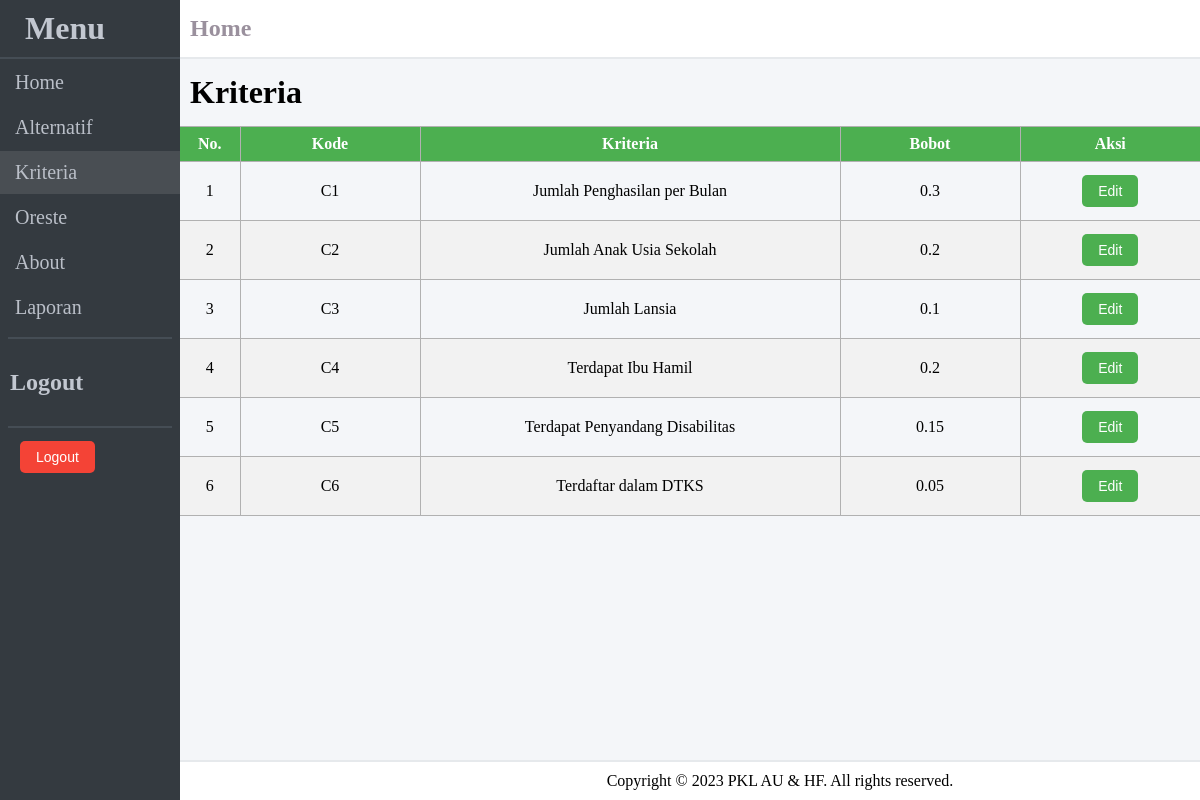
Screenshot of /?page=kriteria (signed in) with the database file from the repository.
### tables this page shows
CREATE TABLE `kriteria` (
  `id` int(11) NOT NULL,
  `kode` varchar(10) NOT NULL,
  `nama` varchar(50) NOT NULL,
  `bobot` float NOT NULL
);

### aplikasi/config/database.php (called while the page is built, shortened)
<?php
$host    = "127.0.0.1";
$user    = "root";
$pass    = "";
$db_name = "dbspk";
$port    = 3306;
$conn    = mysqli_connect($host,$user,$pass,$db_name,$port);
function getRecord($tabel,$field,$where){
	global $conn;
	$query = mysqli_query($conn,"SELECT {$field} FROM {$tabel} {$where}");
	return $query;
}
function fetch($query){
	$data = mysqli_fetch_array($query);
	return $data;
}
 ?>

### aplikasi/modul/kriteria/view.php (the view, shortened to what this page needs)
<div class="content">
    <div class="isi-content">
        <h1 class="judul-content">Kriteria</h1>
        <div class="tabel">
            <table class="tabel-alternatif">
                <thead>
                    <tr>
                        <th class="no">No.</th>
                        <th class="kode">Kode</th>
                        <th class="kriteria">Kriteria</th>
                        <th class="bobot">Bobot</th>
                        <th class="aksi">Aksi</th>
                    </tr>
                </thead>
                <tbody>
                    <?php
                    $no = 1;
                    $tabel  = "kriteria";
                    $field  = "*";
                    $where  = "";
                    $query = getRecord($tabel,$field,$where);
                    while ($row = fetch($query)) {
                    ?>
                    <tr>
                        <td><?= $no;  ?></td>
                        <td><?= $row['kode'];  ?></td>
                        <td><?= $row['nama'];  ?></td>
                        <td><?= $row['bobot'];  ?></td>
                        <td><button class="proses-btn" onclick="window.location.href='./?page=kriteria&act=edit&id=<?= $row['id'];?>'">Edit</button></td>
                    </tr>
                    <?php
                        $no++;
                        }
                    ?>
                </tbody>
            </table>
        </div>
    </div>
</div>

### assets/css/style.css (style rules this page uses)
body { padding: 0; margin: 0; }
.content { width: 100%; }
.judul-content { color: black; padding: 15px 10px; margin: 0; }
.tabel-alternatif { border-collapse: collapse; width: 100%; margin-bottom: 20px; }
th, td { padding: 8px; word-wrap: break-word; text-align: center; border: 1px solid #b1b1b1; }
th:last-child, td:last-child { border-right: none; }
th:first-child, td:first-child { border-left: none; }
tr:last-child { border-bottom: 1px solid black; }
tr:first-child { border-top: 1px solid black; }
th { background-color: #4CAF50; color: white; }
tr:nth-child(even) { background-color: #f2f2f2; }
.kode { width: 8%; }
.aksi { width: 20%; }
.proses-btn { background-color: #4CAF50; color: white; border: none; padding: 8px 16px; text-align: center; text-decoration: none; display: inline-block; font-size: 14px; cursor: pointer; border-radius: 5px; margin: 5px 20px; }

### aplikasi/modul/kriteria/view.php (style rules this page uses)
.no { width: 5%; }
.kode { width: 15%; }
.kriteria { width: 35%; }
.bobot { width: 15%; }
.aksi { width: 15%; }

### rows the page displays
kriteria: kode "C1", nama "Jumlah Penghasilan per Bulan", bobot "0.3"
kriteria: kode "C2", nama "Jumlah Anak Usia Sekolah", bobot "0.2"
kriteria: kode "C3", nama "Jumlah Lansia", bobot "0.1"
kriteria: kode "C4", nama "Terdapat Ibu Hamil", bobot "0.2"
kriteria: kode "C5", nama "Terdapat Penyandang Disabilitas", bobot "0.15"
kriteria: kode "C6", nama "Terdaftar dalam DTKS", bobot "0.05"
